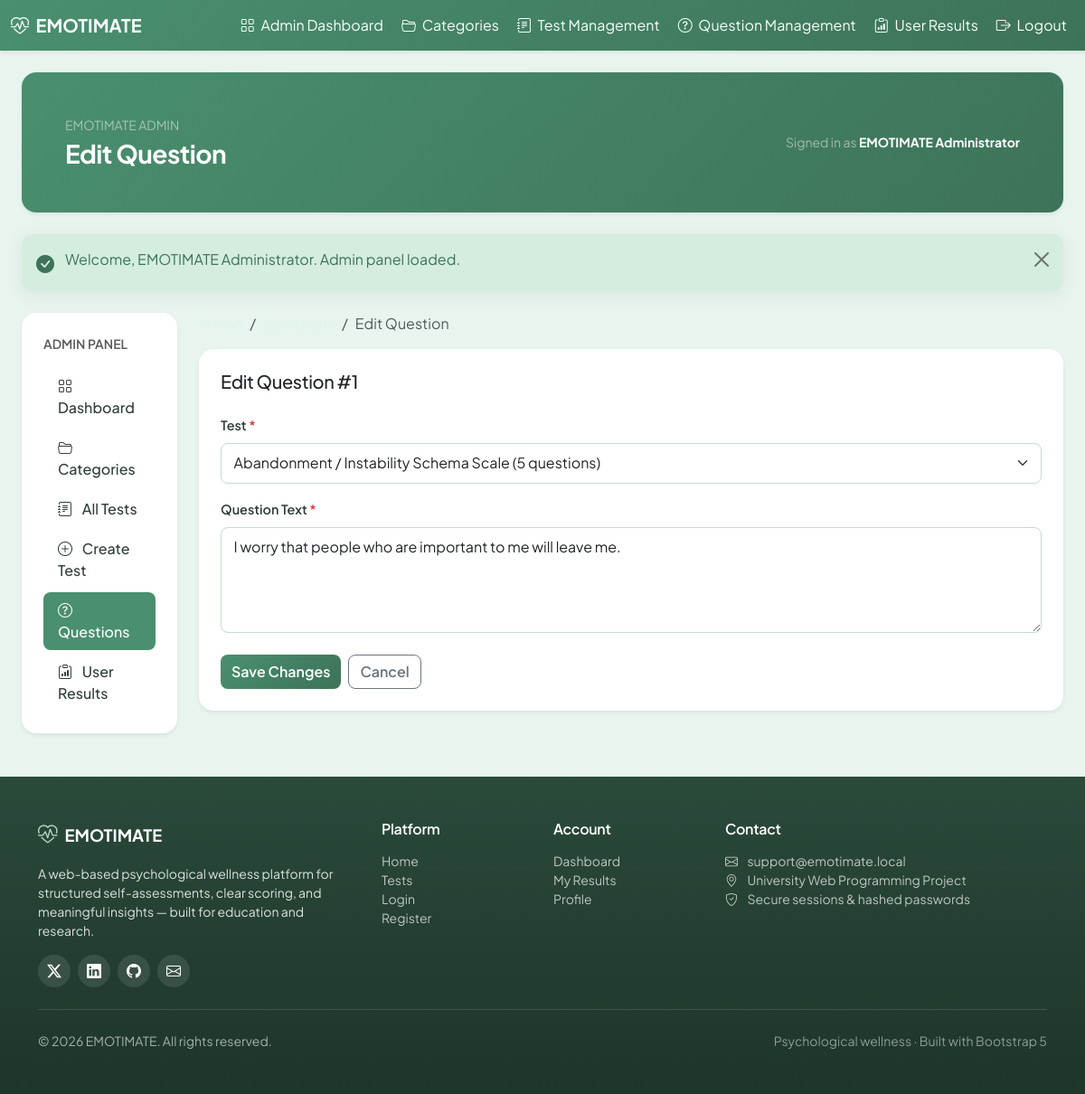
Page /admin/edit_question.php?id=1 (signed in) on the committed database.
### tables this page shows
CREATE TABLE questions (
    id INT AUTO_INCREMENT PRIMARY KEY,
    test_id INT NOT NULL,
    question_text TEXT NOT NULL,
    created_at TIMESTAMP DEFAULT CURRENT_TIMESTAMP,
    FOREIGN KEY (test_id) REFERENCES tests (id) ON DELETE CASCADE
);

CREATE TABLE tests (
    id INT AUTO_INCREMENT PRIMARY KEY,
    category_id INT NULL,
    title VARCHAR(255) NOT NULL,
    description TEXT,
    instructions TEXT,
    created_at TIMESTAMP DEFAULT CURRENT_TIMESTAMP,
    FOREIGN KEY (category_id) REFERENCES test_categories (id) ON DELETE SET NULL
);

### includes/question_helpers.php (called while the page is built, shortened)
<?php
function fetch_tests_with_question_counts(mysqli $conn): array
{
    $sql = 'SELECT t.id, t.title, COUNT(q.id) AS question_count
            FROM tests t
            LEFT JOIN questions q ON q.test_id = t.id
            GROUP BY t.id, t.title
            ORDER BY t.title ASC';
    $result = $conn->query($sql);
    $tests = [];
    while ($row = $result->fetch_assoc()) {
        $tests[] = [
            'id'              => (int) $row['id'],
            'title'           => (string) $row['title'],
            'question_count'  => (int) $row['question_count'],
        ];
    }
    return $tests;
}
function fetch_question_by_id(mysqli $conn, int $questionId): ?array
{
    $stmt = $conn->prepare(
        'SELECT id, test_id, question_text FROM questions WHERE id = ? LIMIT 1'
    );
    $stmt->bind_param('i', $questionId);
    $stmt->execute();
    $id = $testId = $text = null;
    $stmt->bind_result($id, $testId, $text);
    return [
        'id'            => (int) $id,
        'test_id'       => (int) $testId,
        'question_text' => (string) $text,
    ];
}

### includes/app.php (called while the page is built, shortened)
<?php
function app_url(string $path = ''): string
{
    $base = defined('APP_BASE') ? APP_BASE : '';
    $path = ltrim($path, '/');
    return $path === '' ? $base : $base . '/' . $path;
}

### admin/edit_question.php (the view, shortened to what this page needs)
<?php
require_once __DIR__ . '/../config/database.php';
require_once __DIR__ . '/../includes/flash.php';
require_once __DIR__ . '/../includes/question_helpers.php';
require_once __DIR__ . '/../includes/admin_breadcrumb.php';
$questionId = filter_input(INPUT_GET, 'id', FILTER_VALIDATE_INT);
$question = fetch_question_by_id($conn, $questionId);
$tests = fetch_tests_with_question_counts($conn);
require_once __DIR__ . '/../includes/admin_layout_start.php';
?>
<div class="card admin-card shadow-sm">
    <div class="card-body p-4">
        <h2 class="h5 mb-4">Edit Question #<?= (int) $question['id'] ?></h2>
        <form action="<?= htmlspecialchars(app_url('actions/update_question_action.php'), ENT_QUOTES, 'UTF-8') ?>" method="POST" novalidate>
            <div class="mb-3">
                <label for="test_id" class="form-label">Test <span class="text-danger">*</span></label>
                <select name="test_id" id="test_id" class="form-select" required>
                    <?php foreach ($tests as $test): ?>
                        <option
                            value="<?= (int) $test['id'] ?>"
                            <?= (int) $question['test_id'] === (int) $test['id'] ? 'selected' : '' ?>>
                            <?= htmlspecialchars($test['title'], ENT_QUOTES, 'UTF-8') ?>
                            (<?= (int) $test['question_count'] ?> questions)
                        </option>
                    <?php endforeach; ?>
                </select>
            </div>
            <div class="mb-4">
                <label for="question_text" class="form-label">Question Text <span class="text-danger">*</span></label>
                <textarea
                    class="form-control"
                    id="question_text"
                    name="question_text"
                    rows="4"
                    maxlength="5000"
                    required><?= htmlspecialchars($question['question_text'], ENT_QUOTES, 'UTF-8') ?></textarea>
            </div>
            <div class="d-flex flex-wrap gap-2">
                <button type="submit" class="btn btn-dark">Save Changes</button>
                <a
                    href="<?= htmlspecialchars(app_url('admin/questions.php?test_id=' . $question['test_id']), ENT_QUOTES, 'UTF-8') ?>"
                    class="btn btn-outline-secondary">
                    Cancel
                </a>
            </div>
        </form>
    </div>
</div>
<?php require_once __DIR__ . '/../includes/admin_layout_end.php'; ?>

### assets/css/theme.css (style rules this page uses)
:root { --em-green-light: #e8f5ef; --em-green-soft: #b8d9c8; --em-green: #6bab8a; --em-green-dark: #4a8f6f; --em-green-darker: #3d7359; --em-text: #2f3e36; --em-muted: #5f7268; --em-shadow: 0 0.25rem 1.25rem rgba(47, 62, 54, 0.08); --em-shadow-hover: 0 0.75rem 2rem rgba(61, 115, 89, 0.14); --em-radius: 1rem; --em-transition: 0.2s ease; }
* { scroll-behavior: smooth; }
body { background-color: var(--em-green-light); color: var(--em-text); font-family: 'Plus Jakarta Sans', system-ui, -apple-system, sans-serif; min-height: 100vh; display: flex; flex-direction: column; }
h1, h2, h3, h4, h5, h6 { letter-spacing: -0.02em; }
.btn { border-radius: 0.5rem; font-weight: 600; transition: transform var(--em-transition), box-shadow var(--em-transition), background-color var(--em-transition); }
.btn-dark { background: linear-gradient(135deg, var(--em-green-dark), var(--em-green-darker)); border: none; }
.card { border: 0; border-radius: var(--em-radius); box-shadow: var(--em-shadow); }
a { color: var(--em-green-dark); transition: color var(--em-transition); }
.form-control, .form-select { border-radius: 0.5rem; border-color: #c5ddd0; padding: 0.6rem 0.85rem; transition: border-color var(--em-transition), box-shadow var(--em-transition); }
.form-label { font-weight: 600; font-size: 0.9rem; color: var(--em-text); }

### assets/css/admin.css (style rules this page uses)
body.admin-body { background: var(--em-green-light, #e8f5ef); }
.admin-card { border: 0; border-radius: 1rem; background: #fff; box-shadow: var(--em-shadow, 0 0.25rem 1.25rem rgba(47, 62, 54, 0.08)); }

### rows in the picture
questions: id "1", test_id "Abandonment / Instability Schema Scale (5 questions)", question_text "I worry that people who are important to me will leave me."

### other values in the picture
$pageTitle "Edit Question"
$_SESSION['user_name'] "EMOTIMATE Administrator"
$message "Welcome, EMOTIMATE Administrator. Admin panel loaded."
$label "Edit Question"
